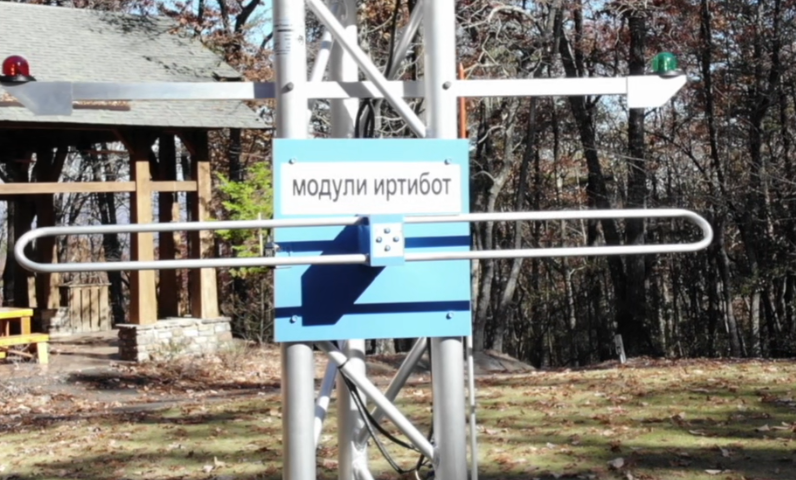
#> input picture test1.PNG, 796 x 480 px, given in place of testing_vid.mp4, which was not available
$ python threshold_binary.py
#> lines starting #> are read from the running program, lines starting #| are printed output that depends on the picture; after the words box and inside, x2 and y2 are one past the last pixel; in counts of white or black regions, pixels touching at a corner belong together; pictures that were not available may be replaced by others from this repository, and a replacement may not be noted
#> in video, frame is the input picture: shape (480, 796, 3); mean B, G, R 116.9, 123.8, 126.1
import cv2 as cv
import numpy as np
import time

# Colors
BLUE = (255, 0, 0)
RED = (0, 0, 255)
GREEN = (0, 255, 0)
PURPLE = (255, 0, 255)

# Conditions
NONE = -1
ENCLOSING_LETTERS = 5
LETTERS = 10
MIN_RECT_AREA = 40

threshold = 240

def count_children(child, hierarchy):
    if child[0] == -1:
        return 0
    else:
        return count_children(hierarchy[child[0]], hierarchy) + 1


def find_text(image):
    global threshold

    gray_image = cv.cvtColor(image, cv.COLOR_BGR2GRAY)
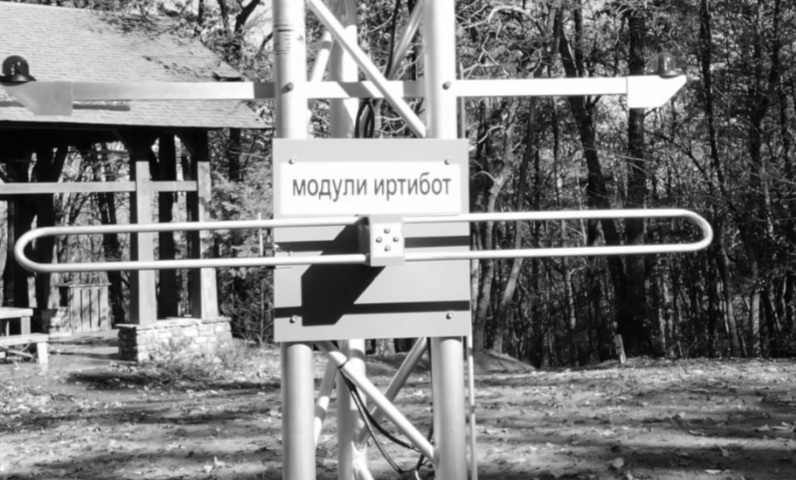
#> gray_image: shape (480, 796); min 2, max 255, mean 123.7

    (thresh, threshold_image) = cv.threshold(gray_image, threshold, 255, cv.THRESH_BINARY)
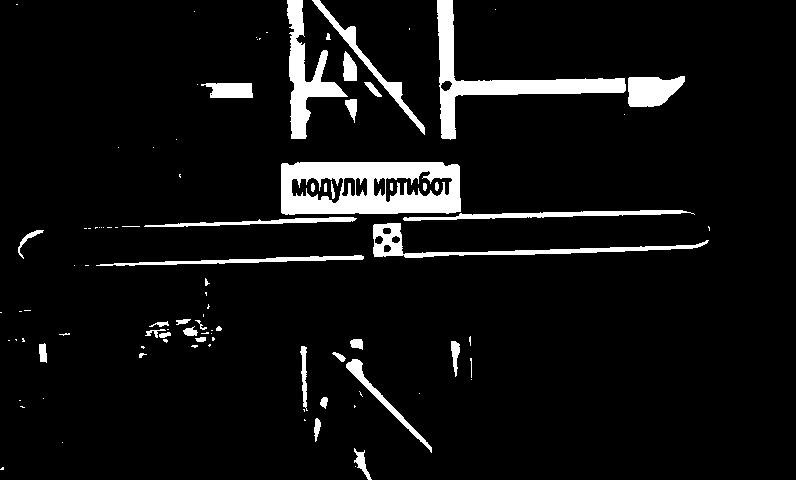
#> threshold_image: shape (480, 796); 6.8% white; 99 white regions (58 under 20 px)
#> thresh = 240

    # threshold_image = cv.adaptiveThreshold(gray_image, 255, cv.ADAPTIVE_THRESH_MEAN_C, cv.THRESH_BINARY, 5, 2)

    contours, hierarchy = cv.findContours(threshold_image, cv.RETR_TREE, cv.CHAIN_APPROX_SIMPLE)
#> contours = 110 contours, 68 with area under 20; largest, box (x1, y1, x2, y2) and area: (281, 162, 461, 215) 8960, (437, 0, 626, 140) 4238, (287, 0, 348, 139) 2582, (373, 223, 709, 258) 1845, (628, 76, 685, 107) 1270

    if len(contours) == 0:
        return image

    hierarchy = hierarchy[0]

    text_location_index = 0

    for i in range(len(contours)):

        relations = hierarchy[i]
        child_index = relations[2]
        parent = relations[3]
        has_child = child_index != NONE
        has_parent = parent != NONE

        is_rect = False
        x, y, w, h = cv.boundingRect(contours[i])
        correct_scale = w > h and w > h * 3
        big_area = cv.contourArea(contours[i]) > MIN_RECT_AREA

        if correct_scale and has_child and not has_parent and big_area:
            is_rect = True

        if is_rect:
            child = hierarchy[child_index]
            child_count = count_children(child, hierarchy)

            if child_count > 0:

                cv.rectangle(image, (x, y), (x + w, y + h), RED, 2)
                print("Child Count: " + str(child_count))
                # cv.drawContours(image, contours, child_index, RED, 3, cv.LINE_8)
            else:
                return image
#> this loop made 93 passes
#> (relations, x, y, w, h, correct_scale, big_area) on passes 1 to 12: ([1, -1, -1, -1], 0, 467, 4, 3, False, False), ([2, 0, -1, -1], 355, 466, 1, 1, False, False), ([3, 1, -1, -1], 354, 448, 18, 32, False, True), ([4, 2, -1, -1], 62, 442, 1, 1, False, False), ([5, 3, -1, -1], 304, 419, 2, 2, False, False), ([6, 4, -1, -1], 314, 418, 7, 24, False, True), ([7, 5, -1, -1], 303, 409, 2, 3, False, False), ([8, 6, -1, -1], 20, 406, 5, 2, False, False), ([9, 7, -1, -1], 354, 405, 2, 3, False, False), ([10, 8, -1, -1], 19, 400, 2, 1, False, False), ([11, 9, -1, -1], 43, 398, 1, 1, False, False), ([12, 10, -1, -1], 320, 397, 8, 12, False, True)
#> relations on pass 59: [59, 57, -1, -1]
#| Child Count: 3
#| Child Count: 4
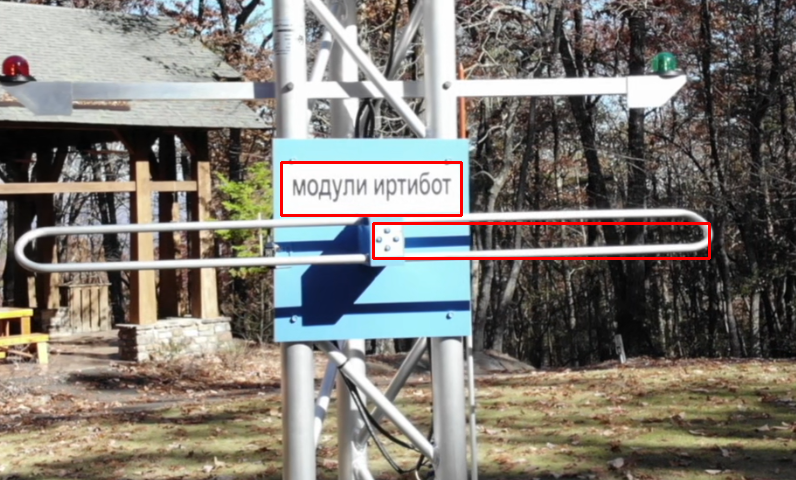
#> image: shape (480, 796, 3); 0.95% of pixels changed, all inside (x1, y1, x2, y2) = (280, 161, 711, 260)

    return image


def trackbar_cb(value):
    global threshold
    threshold = value


def video():

    cap = cv.VideoCapture('./test_images/testing_vid.mp4')
    cv.namedWindow("Inspector")
    cv.createTrackbar('Threshold', 'Inspector', 243, 255, lambda v: trackbar_cb(v))

    while cap.isOpened():
        ret, frame = cap.read()

        if not ret:
            print("Can't receive frame (stream end?). Exiting ...")
            break

        image = find_text(frame)

        cv.imshow('frame', image)

        if cv.waitKey(3) & 0xFF == ord('q'):
#> (key q is pressed here)
            break

    cap.release()
    cv.destroyAllWindows()

def images():
    image1 = cv.imread("./test_images/test1.PNG")
    image2 = cv.imread("./test_images/test2.PNG")

    cv.namedWindow("Inspector")
    cv.createTrackbar('Threshold', 'Inspector', 255, 255, lambda v: trackbar_cb(v))

    while True:

        image = find_text(image1)

        cv.imshow("New Image", image)

        if cv.waitKey() & 0xFF == ord('q'):
            break

    cv.destroyAllWindows()

video()
